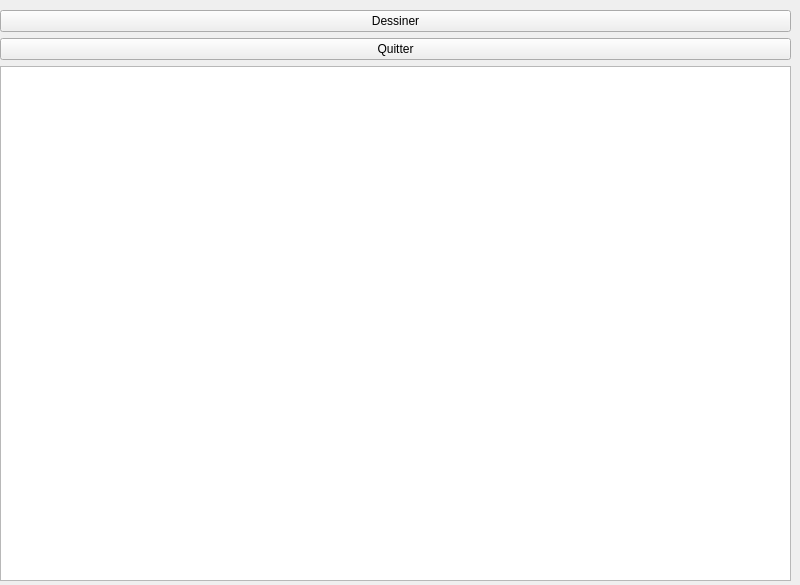
<?xml version="1.0" encoding="UTF-8"?>
<ui version="4.0">
 <class>Widget</class>
 <widget class="QWidget" name="Widget">
  <property name="geometry">
   <rect>
    <x>0</x>
    <y>0</y>
    <width>800</width>
    <height>585</height>
   </rect>
  </property>
  <property name="windowTitle">
   <string>Widget</string>
  </property>
  <widget class="QWidget" name="">
   <property name="geometry">
    <rect>
     <x>0</x>
     <y>10</y>
     <width>791</width>
     <height>571</height>
    </rect>
   </property>
   <layout class="QVBoxLayout" name="verticalLayout">
    <item>
     <widget class="QPushButton" name="pushButtonDessiner">
      <property name="text">
       <string>Dessiner</string>
      </property>
     </widget>
    </item>
    <item>
     <widget class="QPushButton" name="pushButton">
      <property name="text">
       <string>Quitter</string>
      </property>
     </widget>
    </item>
    <item>
     <widget class="QGraphicsView" name="maVue"/>
    </item>
   </layout>
  </widget>
 </widget>
 <resources/>
 <connections>
  <connection>
   <sender>pushButton</sender>
   <signal>clicked()</signal>
   <receiver>Widget</receiver>
   <slot>close()</slot>
   <hints>
    <hint type="sourcelabel">
     <x>422</x>
     <y>53</y>
    </hint>
    <hint type="destinationlabel">
     <x>792</x>
     <y>60</y>
    </hint>
   </hints>
  </connection>
 </connections>
</ui>
